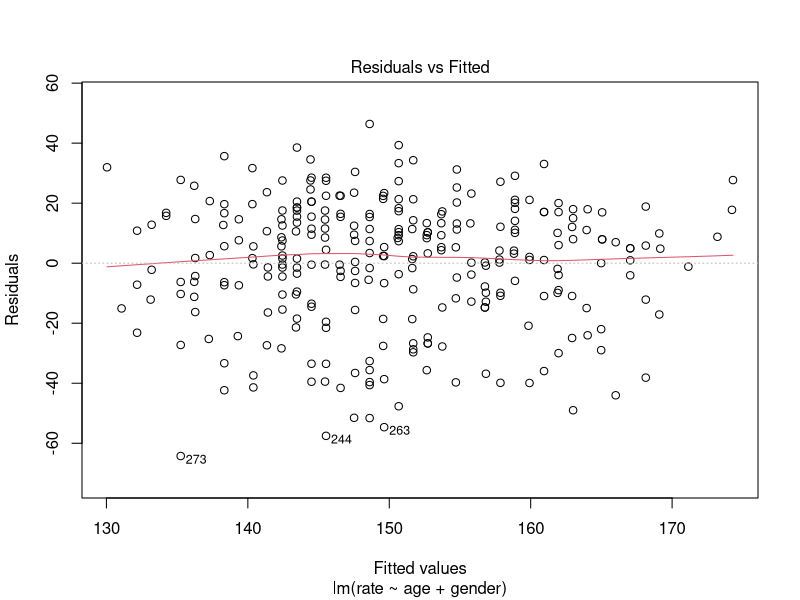
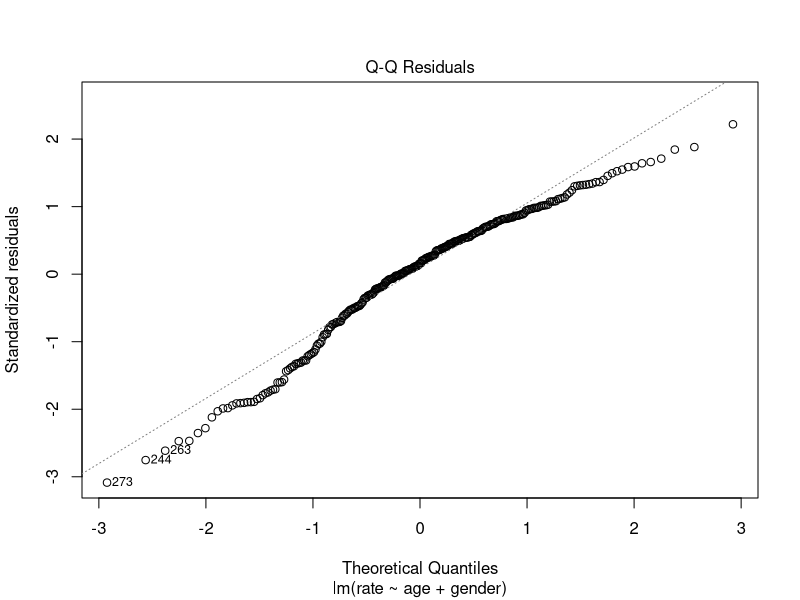
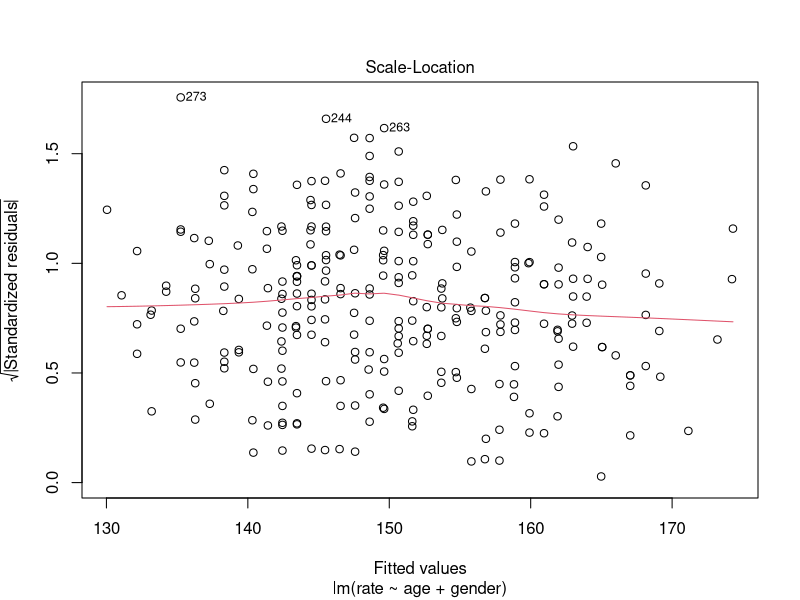
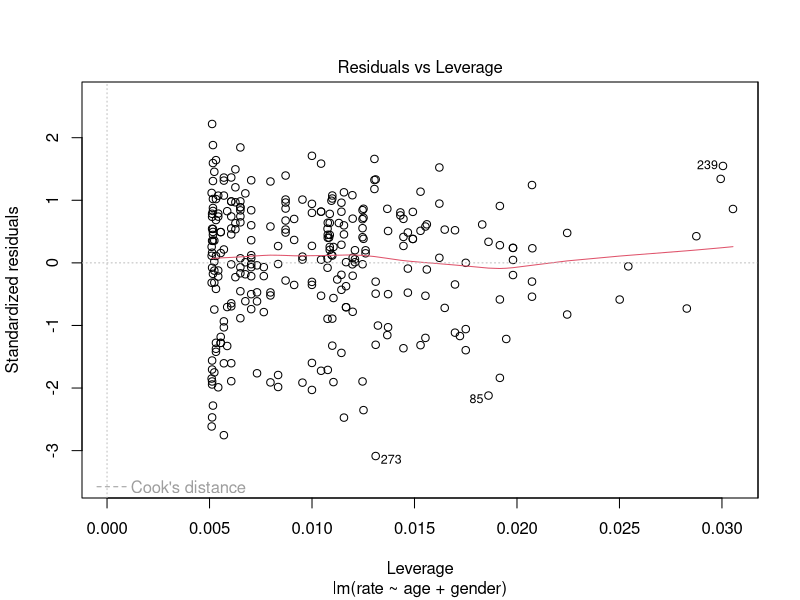

Source code (R) for these figures, in order:
## ---- chunk 1
knitr::opts_chunk$set(echo = TRUE)
#tinytex::install_tinytex(force = TRUE)
## ---- chunk 2
  # load automatically via git files
  heart<-read.csv("Heart.csv")
  
  
  ## Alternatively, load the dataset manually using:
  # heart<-read.csv(file.choose())
## ---- chunk 3
  # assign age column to "age" var for easier processing
  age<-heart$age
  
  # calculate the mean age
  mean_age<-mean(age)
  mean_age
  
  # round to 2 d.p.
  mean_age<-round(mean_age, 2)
  mean_age
## ---- chunk 4
  # calculate the median age
  median_age<-median(age)
  median_age
## ---- chunk 5
  # calculate the sample standard deviation
  sd_age<-sd(age)
  sd_age
  
  # round sample standard deviation to 2 d.p.
  sd_age<-round(sd_age, 2)
  sd_age
## ---- chunk 6
  # peek at the dataset so we can view the column names
  head(heart, n=2)
  
  # perform a t-test on the heart data set between chol and gender
  t.test(chol~gender, data=heart)
## ---- chunk 7
  # again, peek at the dataset so we can see what we're working with
  head(heart, n=2)
  
  # store the mean maxheartrate in a variable
  rate<-heart$maxheartrate
  
  # create a multiple linear regression model to predict max heart rate 
  # given an age and gender
  model<-lm(rate ~ age + gender, data=heart)
  
  # ouput the model summary for analysis
  summary(model)
## ---- chunk 8
  # generate some plots to evaluate the regression assumptions:
    ## Linearity, Independence, Homoscedasticity and Normality
  
  # create a 2x2 grid of diagnostic plots
  #par(mfrow=c(2,2)) # uncomment for small grid-style output
  
  # plot appropriate statistical plots
  plot(model)
